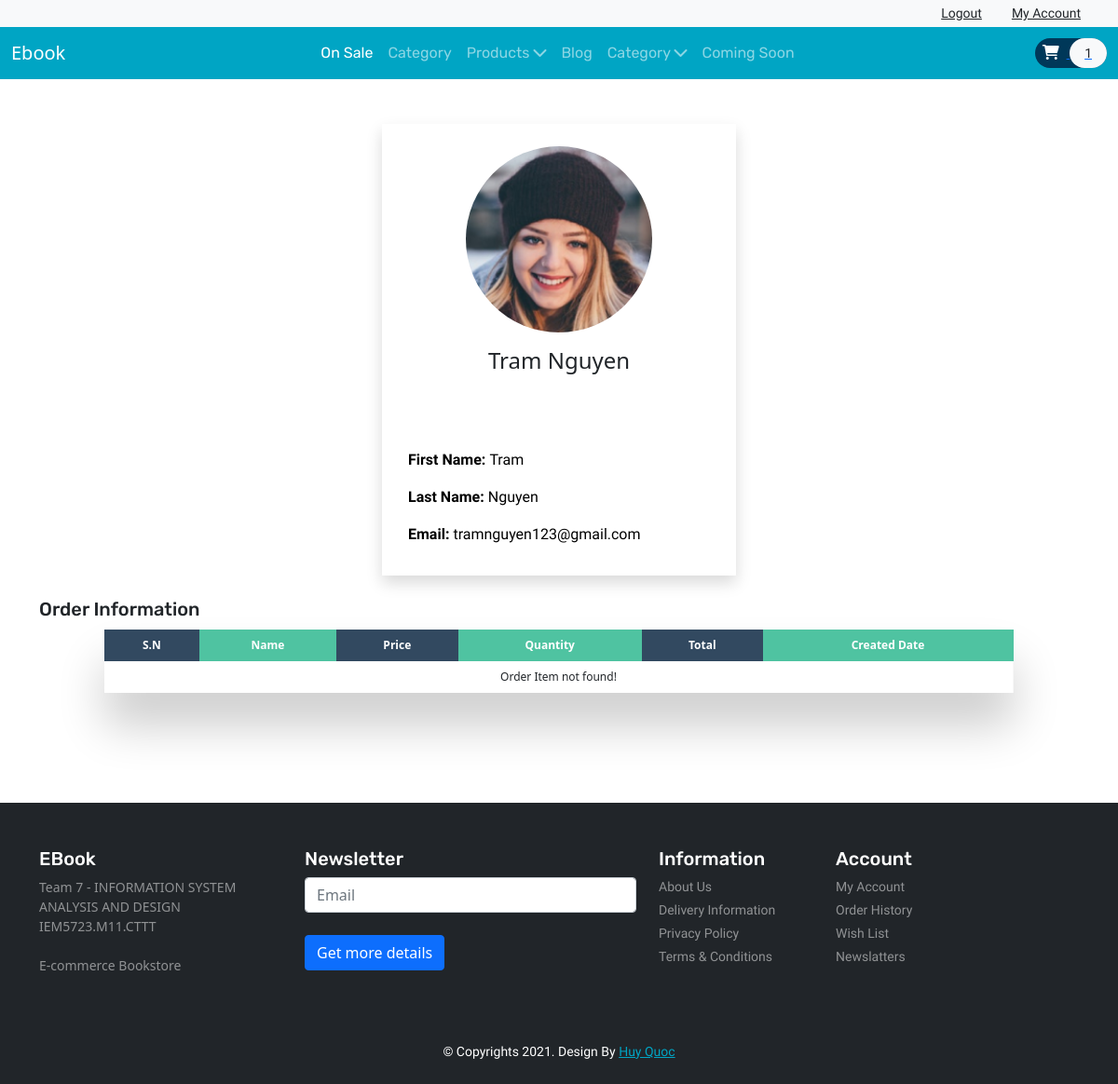
/order-detail.php?id=11 (signed in), run on an earlier commit of the app's database.
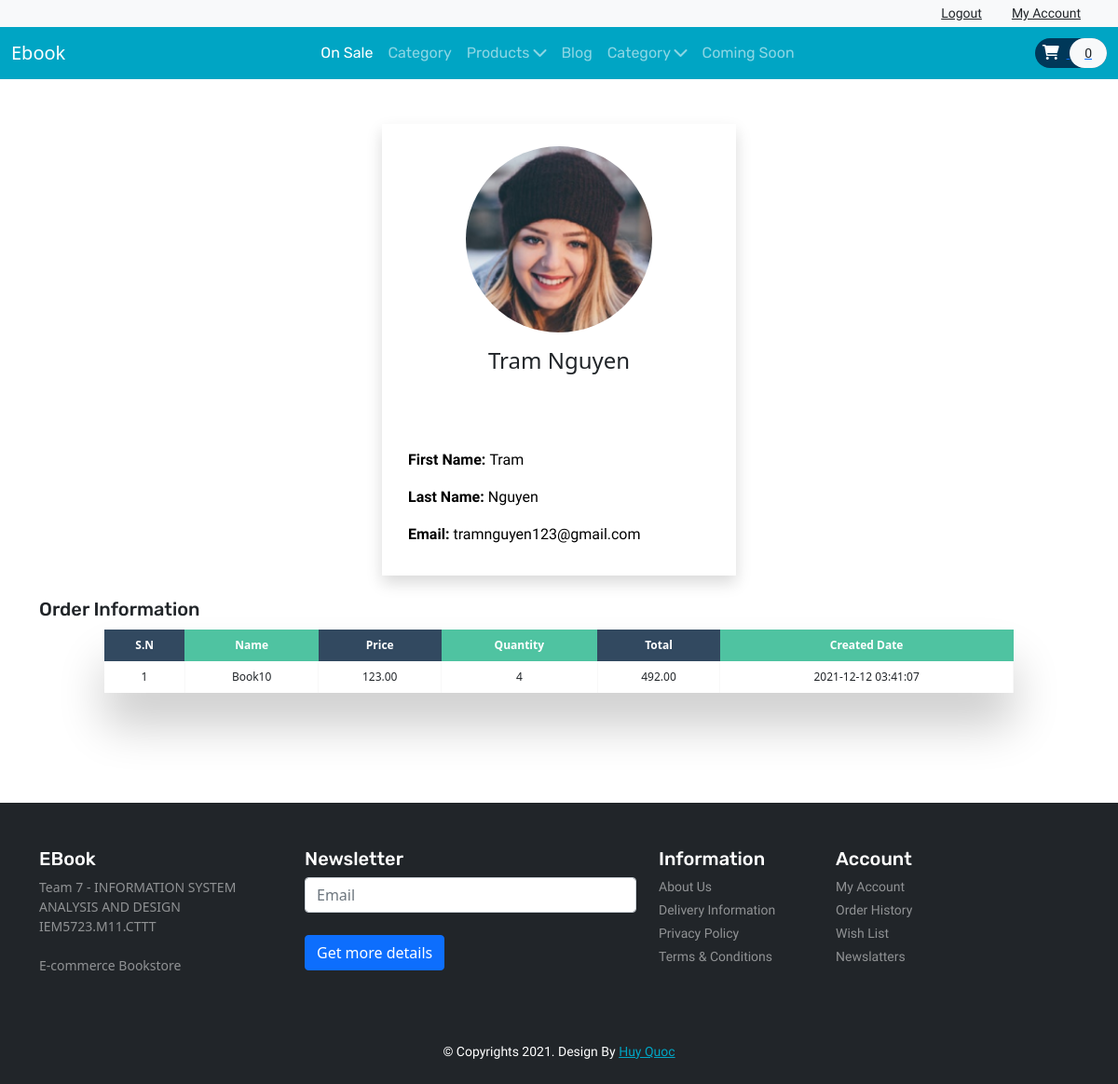
And on a later commit of the database.
### tables this page shows
CREATE TABLE IF NOT EXISTS `user` (
  `userID` int(11) NOT NULL AUTO_INCREMENT,
  `firstName` varchar(100) DEFAULT NULL,
  `lastName` varchar(100) DEFAULT NULL,
  `email` varchar(200) NOT NULL,
  `contact` varchar(150) DEFAULT NULL,
  `address` varchar(255) DEFAULT NULL,
  `password` varchar(200) NOT NULL,
  `profileImage` varchar(255) DEFAULT NULL,
  `registerDate` datetime DEFAULT NULL,
  PRIMARY KEY (`userID`)
);

CREATE TABLE IF NOT EXISTS `order_item` (
  `id` int(10) UNSIGNED NOT NULL AUTO_INCREMENT,
  `order_id` int(11) NOT NULL,
  `product_id` int(11) NOT NULL,
  `name` varchar(150) NOT NULL,
  `price` decimal(10,2) NOT NULL,
  `qty` int(11) NOT NULL,
  `total` decimal(10,2) NOT NULL,
  `created_date` datetime NOT NULL DEFAULT CURRENT_TIMESTAMP,
  PRIMARY KEY (`id`)
);

### database/DBController.php (called while the page is built, shortened)
<?php
class DBController
{
    protected $host = 'localhost';
    protected $user = 'root';
    protected $password = '';
    protected $database = "ebook";
    public function __construct()
    {
        $this->con = mysqli_connect($this->host, $this->user, $this->password, $this->database);
    }
}

### func.php (called while the page is built, shortened)
<?php
require('database/DBController.php');
require('database/Product.php');
$db = new DBController();
$product= new Product($db);

### database/Product.php (called while the page is built, shortened)
<?php
class Product
{
    public $db = null;
    public function __construct(DBController $db)
    {
    $this->db = $db;
    }
    public function getData($table='product'){
        $result = $this->db->con->query("SELECT * FROM {$table}");
        $resultArray= array();
        while ($item = mysqli_fetch_array($result, MYSQLI_ASSOC)){
            $resultArray[] = $item;
        }
        return $resultArray;
    }
}

### helper.php (called while the page is built, shortened)
<?php
function get_user_info($con, $userID){
    $query = "SELECT * FROM user WHERE userID=?";
    $q = mysqli_stmt_init($con);
    mysqli_stmt_prepare($q, $query);
    mysqli_stmt_bind_param($q, 'i', $userID);
    mysqli_stmt_execute($q);
    $result = mysqli_stmt_get_result($q);
    $row = mysqli_fetch_array($result);
    return empty($row) ? false : $row;
}

### order-detail.php (the view, shortened to what this page needs)
<?php
include ('header.php');
include ('helper.php');
$is_user_logged_in = isset($_SESSION['userID']) ? true: false;
$userID = $_SESSION['userID'];
$user = get_user_info($con, $userID);
?>
<section id="main-site">
    <div class="container py-5">
        <div class="row">
            <div class="col-4 offset-4 shadow py-4">
                <div class="upload-profile-image d-flex justify-content-center pb-5">
                    <div class="text-center">
                        <img class="img rounded-circle" style="width: 200px; height: 200px;" src="<?php echo isset($user['profileImage']) ? $user['profileImage'] : './assets/profile/beard.png'; ?>" alt="">
                        <h4 class="py-3">
                            <?php
                            if(isset($user['firstName'])){
                                printf('%s %s', $user['firstName'], $user['lastName'] );
                            }
                            ?>
                        </h4>
                    </div>
                </div>
                <div class="user-info px-3">
                    <ul class="font-ubuntu navbar-nav">
                        <li class="nav-link" style="color: black"><b>First Name: </b><span><?php echo isset($user['firstName']) ? $user['firstName'] : ''; ?></span></li>
                        <li class="nav-link" style="color: black"><b>Last Name: </b><span><?php echo isset($user['lastName']) ? $user['lastName'] : ''; ?></span></li>
                        <li class="nav-link" style="color: black"><b>Email: </b><span><?php echo isset($user['email']) ? $user['email'] : ''; ?></span></li>
                    </ul>
                </div>
            </div>
        </div>
        <br>
        <h2 class="font-rubik font-size-20">Order Information</h2>
        <div class="table-wrapper">
            <table class="fl-table">
                <thead>
                <tr>
                    <th>S.N</th>
                    <th>Name</th>
                    <th>Price</th>
                    <th>Quantity</th>
                    <th>Total</th>
                    <th>Created Date</th>
                </tr>
                </thead>
                <tbody>
                <?php
                if($is_user_logged_in)
                {
                    $orderID = isset($_GET['id']) ? $_GET['id'] : false;
                    $sql= "SELECT * FROM `order_item`  WHERE order_id='$orderID' ";
                    $res= mysqli_query($con,$sql);
                    $count= mysqli_num_rows($res);
                    $sn=1;
                    if($count>0)
                    {
                        while($row = mysqli_fetch_assoc($res))
                        {
                            $name=$row['name'];
                            $price=$row['price'];
                            $qty=$row['qty'];
                            $total= $row['total'];
                            $created_date=$row['created_date'];
                            ?>
                            <tr>
                                <td><?php echo $sn++?></td>
                                <td><?php echo $name?></td>
                                <td><?php echo $price?></td>
                                <td><?php echo $qty?></td>
                                <td><?php echo $total?></td>
                                <td><?php echo $created_date?></td>
                            </tr>
                            <?php
                        }
                    }
                    else
                    {
                        echo "<tr><td colspan='12' class ='error'>Order Item not found!</td></tr>";
                    }
                }
                ?>
            </table>
        </div>
    </div>
</section>
<?php
include ('footer.php');
?>

### header.php (shortened to what this page needs)
<!DOCTYPE html>
<html lang="en">
<head>
    <link href="https://cdn.jsdelivr.net/npm/bootstrap@5.1.3/dist/css/bootstrap.min.css" rel="stylesheet"
>
    <link rel="stylesheet" href="https://cdnjs.cloudflare.com/ajax/libs/OwlCarousel2/2.3.4/assets/owl.carousel.min.css"
 />
    <link rel="stylesheet"
          href="https://cdnjs.cloudflare.com/ajax/libs/OwlCarousel2/2.3.4/assets/owl.theme.default.min.css"
 />
    <link rel="stylesheet" href="https://cdnjs.cloudflare.com/ajax/libs/font-awesome/6.0.0-beta2/css/all.min.css"
 />
    <link rel="stylesheet" href="https://cdnjs.cloudflare.com/ajax/libs/animate.css/4.1.1/animate.min.css" />
    <link rel="stylesheet" href="./style.css">
    <?php
    require('func.php');
    $is_user_logged_in = isset($_SESSION['userID']) ? true: false;
    ?>
</head>
<body>
<header id='header'>
    <div class="strip d-flex flex-row-reverse px-4 py-1 bg-light">
        <div class="font-rale font-size-14 ">
            <?php
            if( $is_user_logged_in ) {
                echo '<a href="logout.php" class="px-3 border-right border-left text-dark">Logout</a>';
                echo '<a href="user.php" class="px-3 border-right border-left text-dark">My Account</a>';
            }else{
                echo '<a href="login.php" class="px-3 border-right border-left text-dark">Login</a>';
            }
            ?>
        </div>
    </div>
    <nav class="navbar navbar-expand-lg navbar-dark color-second-bg">
        <div class="container-fluid">
            <a class="navbar-brand" href="index.php">Ebook</a>
            <div class="collapse navbar-collapse" id="navbarNavDropdown">
                <ul class="navbar-nav m-auto font-rubik">
                    <li class="nav-item">
                        <a class="nav-link active" aria-current="page" href="#">On Sale</a>
                    </li>
                    <li class="nav-item">
                        <a class="nav-link" href="#">Category </a>
                    </li>
                    <li class="nav-item">
                        <a class="nav-link" href="#">Products <i class="fas fa-chevron-down"></i></a>
                    </li>
                    <li class="nav-item">
                        <a class="nav-link" href="#">Blog</a>
                    </li>
                    <li class="nav-item">
                        <a class="nav-link" href="#">Category <i class="fas fa-chevron-down"></i></a>
                    </li>
                    <li class="nav-item">
                        <a class="nav-link" href="#">Coming Soon</a>
                    </li>
                </ul>
                <form action="#" class="font-size-14 font-rale">
                    <a href="cart.php" class="py-2 rounded-pill color-primary-bg">
                        <span class="font-size-16 px-2 text-white"><i class="fas fa-shopping-cart"></i></span>
                        <span class="px-3 py-2 rounded-pill text-dark bg-light"><?php echo count($product->getData('cart')); ?></span>
                    </a>
                </form>
            </div>
        </div>
    </nav>
</header>
<main id="main-site">

### footer.php (shortened to what this page needs)
</main>
<footer id="footer" class=" bg-dark text-white py-5">
    <div class="container">
        <div class="row">
            <div class="col-lg-3">
                <h4 class="font-rubik font-size-20">EBook</h4>
                <p class="font-size-14 font-tale text-white-50"> Team 7 - INFORMATION SYSTEM ANALYSIS AND DESIGN <br/>
                    IEM5723.M11.CTTT <br/><br/>
                    E-commerce Bookstore
                </p>
            </div>
            <div class="col-lg-4 col-12">
                <h4 class="font-rubik font-size-20">Newsletter</h4>
                <form class="form-row">
                    <div class="col">
                        <input type="text" class="form-control" placeholder="Email">
                    </div>
                    <br>
                    <div class="col">
                        <button type="submit" class="btn btn-primary mb-2">Get more details</button>
                    </div>
                </form>
            </div>
            <div class="col-lg-2 col-12">
                <h4 class="font-rubik font-size-20">Information</h4>
                <div class="d-flex flex-column flex-wrap">
                    <a href="#" class="font-rale font-size-14 text-white-50 pb-1 text-decoration-none">About Us</a>
                    <a href="#" class="font-rale font-size-14 text-white-50 pb-1 text-decoration-none">Delivery Information</a>
                    <a href="#" class="font-rale font-size-14 text-white-50 pb-1 text-decoration-none">Privacy Policy</a>
                    <a href="#" class="font-rale font-size-14 text-white-50 pb-1 text-decoration-none">Terms & Conditions</a>
                </div>
            </div>
            <div class="col-lg-2 col-12">
                <h4 class="font-rubik font-size-20">Account</h4>
                <div class="d-flex flex-column flex-wrap">
                    <a href="user.php" class="font-rale font-size-14 text-white-50 pb-1 text-decoration-none">My Account</a>
                    <a href="#" class="font-rale font-size-14 text-white-50 pb-1 text-decoration-none">Order History</a>
                    <a href="#" class="font-rale font-size-14 text-white-50 pb-1 text-decoration-none">Wish List</a>
                    <a href="#" class="font-rale font-size-14 text-white-50 pb-1 text-decoration-none">Newslatters</a>
                </div>
            </div>
        </div>
    </div>
</footer>
<div class="copyright text-center bg-dark text-white py-2">
    <p class="font-rale font-size-14">&copy; Copyrights 2021. Design By <a href="#" class="color-second">Huy Quoc</a></p>
</div>
</body>
</html>

### style.css (style rules this page uses)
button, button:focus { outline: none !important; box-shadow: none !important; }
.font-rale { font-family: "Raleway", cursive; }
.font-rubik { font-family: "Rubik", cursive; }
.font-size-14 { font-size: 14px; }
.font-size-16 { font-size: 16px; }
.font-size-20 { font-size: 20px; }
.color-primary-bg { background: #003859; }
.color-second { color: #00A5C4; }
.color-second-bg { background: #00A5C4; }
:root { --font-ubuntu: 'Ubuntu', monospace; --color-border: #e5e5e5; }
.font-ubuntu { font-family: var(--font-ubuntu); }
.table-wrapper { margin: 10px 70px 70px; box-shadow: 0px 35px 50px rgba( 0, 0, 0, 0.2 ); }
.fl-table { border-radius: 5px; font-size: 12px; font-weight: normal; border: none; border-collapse: collapse; width: 100%; max-width: 100%; white-space: nowrap; background-color: white; }
.fl-table td, .fl-table th { text-align: center; padding: 8px; }
.fl-table td { border-right: 1px solid #f8f8f8; font-size: 12px; }
.fl-table thead th { color: #ffffff; background: #4FC3A1; }
.fl-table thead th:nth-child(odd) { color: #ffffff; background: #324960; }

What changed in the data, as far as the page shows it:
added order_item: name "Book10", price "123.00", qty "4", total "492.00", created_date "2021-12-12 03:41:07"
Also different on the page:
count($product->getData('cart')): "1" → "0"
text no longer shown: "Order Item not found!"
